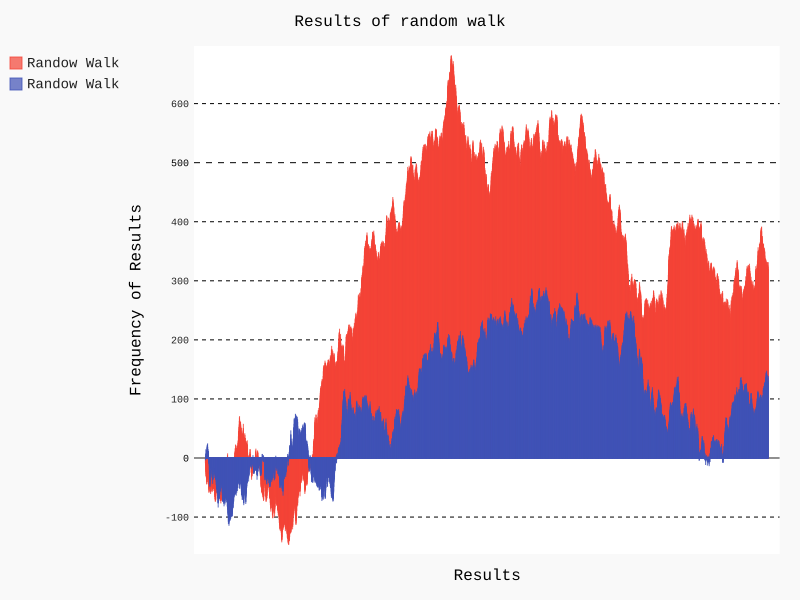

This chart was generated by the following Python code:
import pygal
import matplotlib.pyplot as plt
from random_walk import RandomWalk

while True:
# Cria um passeio aleatório e plota os pontos
    rw = RandomWalk()
    rw.fill_walk()
    # Define o tamanho da janela de plotagem
    plt.figure(dpi=80, figsize=(10, 9))

    point_numbers = list(range(rw.num_points))
    # plt.scatter(rw.x_values, rw.y_values, c=point_numbers,
    #             cmap=plt.cm.Blues, edgecolor='none', s=1)
    plt.plot(point_numbers, rw.x_values, rw.y_values, linewidth=5)
    # Enfatiza o primeiro e o último ponto 
    """plt.plot(0, 0, c='green', edgecolors='none', s=100)
    plt.plot(rw.x_values[-1], rw.y_values[-1], c='red',
                edgecolors='none', s=100)"""
    # Remove os eixos
    # plt.axes().get_xaxis().set_visible(False)
    # plt.axes().get_yaxis().set_visible(False)

    #plt.show()
    hist = pygal.Bar()
    hist.title = f'Results of random walk'
    hist.x_title = 'Results'
    hist.y_title = 'Frequency of Results'
    hist.add('Randow Walk', rw.x_values)
    hist.add('Randow Walk', rw.y_values)
    hist.render_to_file('rw_visual.svg')
    
    keep_running = input('Make another walk? (y/n): ')
    if keep_running in 'n N':
       break
